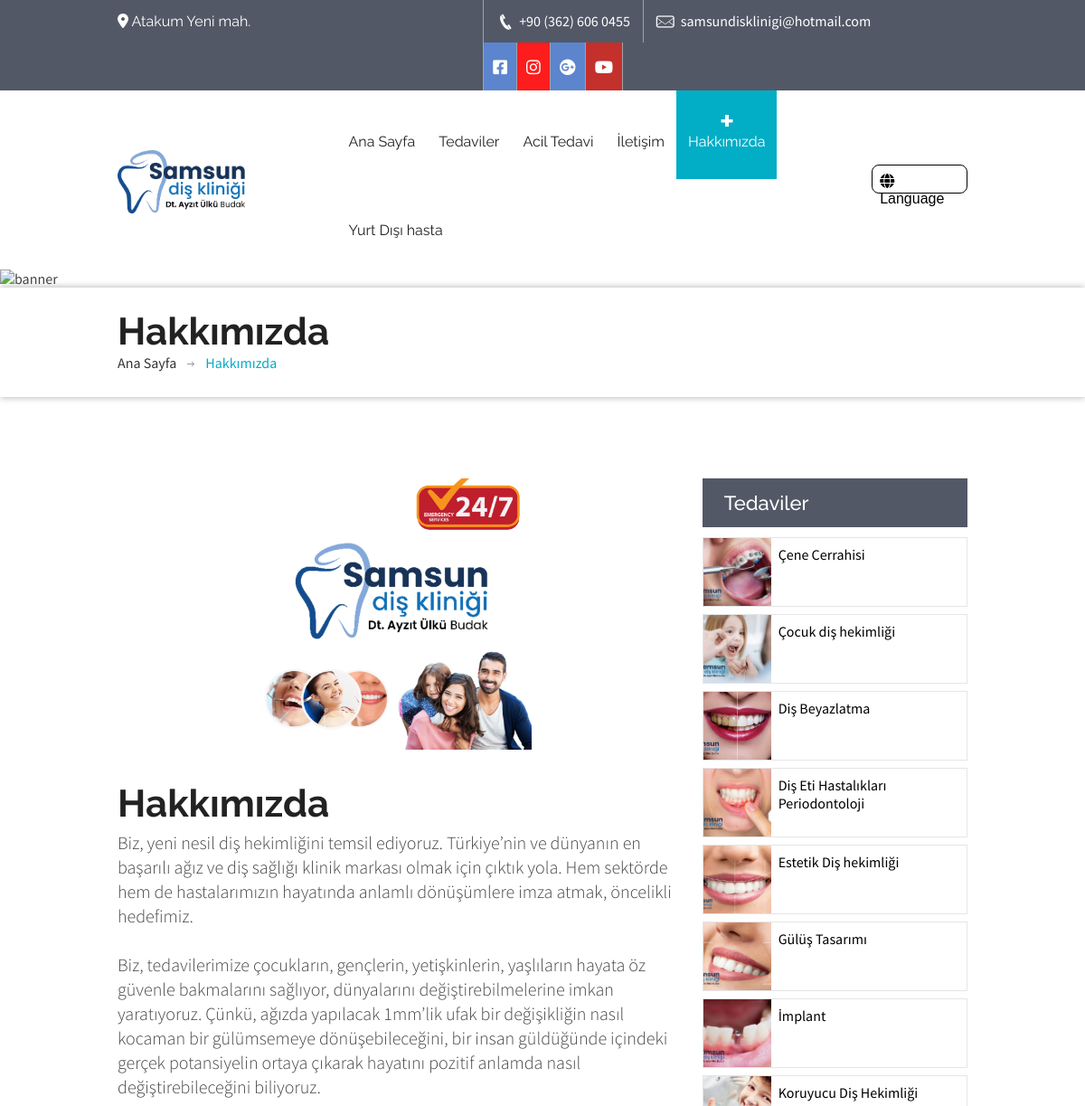
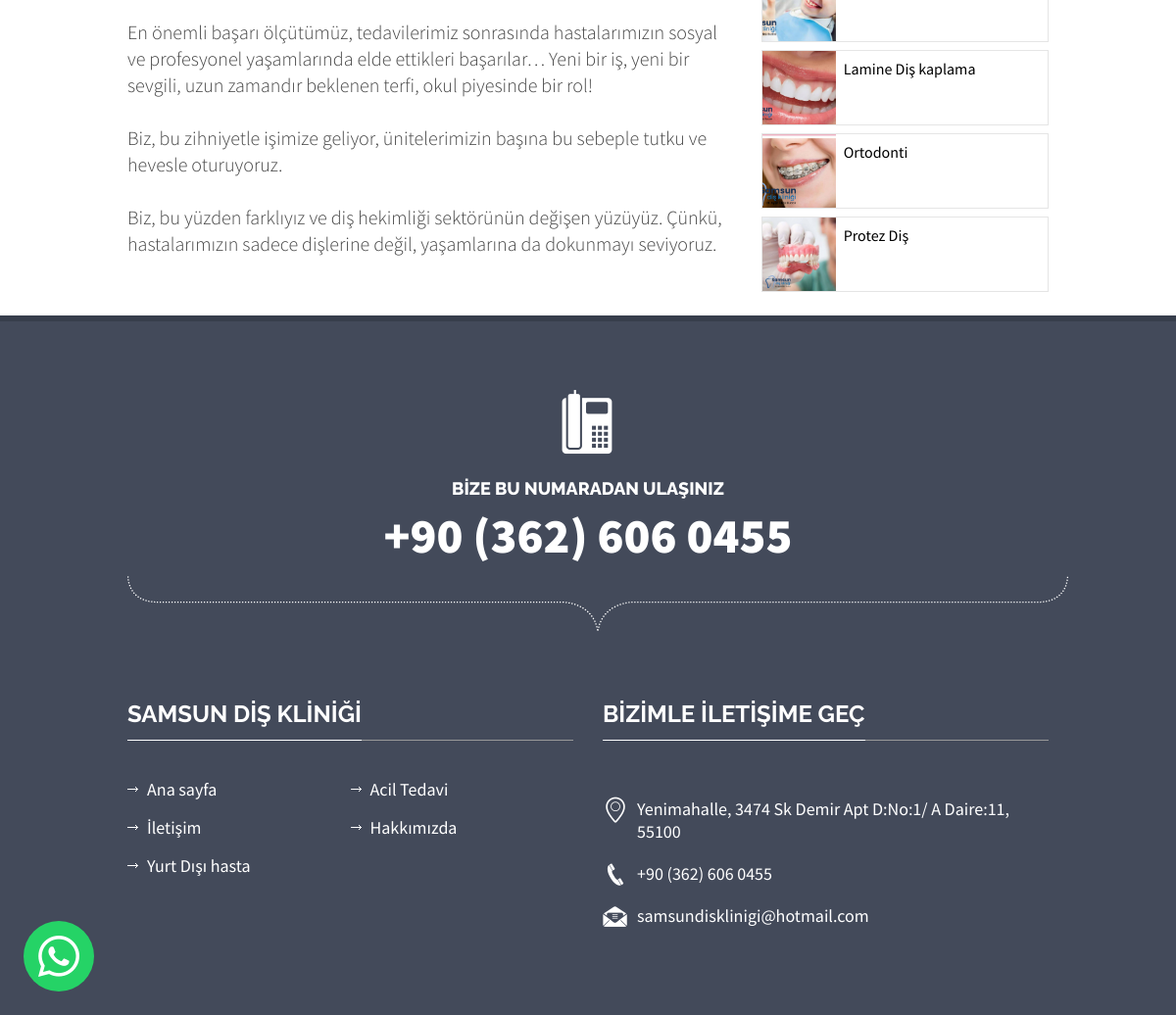
Screenshot of /hakkimizda/ with the database file from the repository (2 pictures, top to bottom).
### clinic/models.py (models this page shows, shortened)
class Media(models.Model):
    name = models.CharField(max_length=25)
    icon_markdown = models.CharField(max_length=250)
    hex_icon_color = models.CharField(max_length=10,default="#5c85ce")
    link = models.TextField()

class CustomPage(models.Model):
    menu_name = models.CharField(max_length=50)
    title = models.CharField(max_length=50)
    slug = models.SlugField(max_length=250,unique=True)
    content = models.TextField()
    image = models.ImageField(upload_to='custom_pages/images')
    show_image = models.BooleanField(default=True)
    banner = models.ImageField(upload_to='custom_pages/banners',null=True,blank=True)
    show_banner = models.BooleanField(default=False)
    show_services_sidebar = models.BooleanField(default=True)
    show_in_header = models.BooleanField()
    show_in_footer = models.BooleanField()
    def get_absolute_url(self):
        return reverse('clinic:custom_page',args=[
            self.slug
        ])

class Service(models.Model):
    title = models.CharField(max_length=50)
    slug = models.SlugField(max_length=250,unique=True,null=True,blank=True)
    content = models.TextField()
    image = models.ImageField(upload_to='service')
    icon = models.ImageField(upload_to='service_icons',blank=True,null=True)
    def get_absolute_url(self):
        return reverse('clinic:service_detail',args=[
            self.slug
        ])

### clinic/views.py (the view)
# urls.py: path('<str:slug>/',views.custom_page,name='custom_page'),
def custom_page(request,slug):
	page = CustomPage.objects.get(slug=slug)
	return render(request,'clinic/custom_page.html',{
		'page':page
	})

### clinic/templatetags/clinic_tags.py (called while the page is built)
@register.filter(name='markdown')
def markdown_format(text):
	return mark_safe(markdown.markdown(text))

@register.filter(name='get_const')
def get_const(const_name):
	return consts.__dict__.get(const_name,None)

@register.inclusion_tag('clinic/component/header_pages.html')
def show_header_pages(page):
	pages = CustomPage.objects.all().filter(show_in_header=True)
	return {
		'header_pages':pages,
		'current_page':page
	}

@register.inclusion_tag('clinic/component/header_services.html')
def show_header_services():
	services = Service.objects.all()
	return {
		'services':services
	}

@register.inclusion_tag('clinic/component/footer_pages.html')
def show_footer_pages():
	pages = CustomPage.objects.all().filter(show_in_footer=True)
	return {
		'footer_pages': pages,
	}

@register.inclusion_tag('clinic/component/services_sidebar.html')
def show_services_sidebar(services=None):
	if not services:
		services = Service.objects.all()
	return {
		'services':services,
	}

@register.inclusion_tag('clinic/component/media.html')
def show_media():
	media = Media.objects.all()
	return {
		'media':media
	}

### templates/clinic/custom_page.html (shortened to what this page needs)
{% extends '../origin/base.html' %}
{% load static %}
{% load clinic_tags %}
{% block content %}
{% if page.show_banner %}
   <div class="sub-banner">
         <img
            class="banner-img"
            style="height: 200px;object-fit: cover;"
            src="
               {% if not page.banner %}
                  {% static 'images/sub-banner.jpg' %}
               {% else %}
                  {{page.banner.url}}
               {% endif %}
            "
            alt="banner">
      <div class="detail">
         <div class="container">
            <div class="row">
               <div class="col-md-12">
                  <div class="paging">
                     <h2>{{ page.menu_name }}</h2>
                     <ul>
                        <li><a href="/">Ana Sayfa</a></li>
                        <li><a>{{ page.menu_name }}</a></li>
                     </ul>
                  </div>
               </div>
            </div>
         </div>
      </div>
   </div>
{% endif %}
<div class="content">
   <div {% if not page.show_banner and not page.show_services_sidebar %}style="padding-top: 0"{% endif %} class="news-posts">
      <div class="container" style="margin-bottom: 1em;">
         <div class="row">
            <div class="col-md-{% if page.show_services_sidebar %}8{% else %}12{% endif %}">
               <div class="news-detail">
                  {% if page.show_image %}
                     <img style="height: 300px; object-fit: contain;" src="{{ page.image.url }}" alt="">
                  {% endif %}
                  <div class="detail">
                     <h3>{{ page.title|markdown }}</h3>
                     <p>
                        {{ page.content|markdown }}
                     </p>
                  </div>
               </div>
            </div>
            {% if page.show_services_sidebar %}
               {% show_services_sidebar %}
            {% endif %}
         </div>
      </div>
   </div>
</div>
{% endblock %}

### templates/clinic/component/media.html
{% load clinic_tags %}
<ul  class="social-icons">
	{% for media in media %}
		<li><a style="background: {{media.hex_icon_color}}" href="{{media.link}}" class="fb">{{media.icon_markdown|markdown}}</a></li>
	{% endfor %}
</ul>

### templates/clinic/component/header_pages.html
{% for page in header_pages %}
   <li class="{% if current_page.id == page.id and page %}item-select{% endif %}">
      <a href="{{ page.get_absolute_url }}">{{ page.menu_name }}</a>
   </li>
{% endfor %}

### templates/clinic/component/services_sidebar.html (shortened to what this page needs)
<div class="col-md-4">
   <div class="recent-posts">
      <h6 class="bar-title" style="margin-bottom: 0.5em">Tedaviler</h6>
      {% if services %}
         {% for service in services %}
            <div style="display: flex;margin-bottom: 0.5em; border: 1px solid rgba(0,0,0,0.1)">
               <a style="display: block;" href="{{ service.get_absolute_url }}"><img style="height: 75px; max-width: 75px; object-fit: cover;" src="{{ service.image.url }}" alt="service image"></a>
               <a style="padding: 0.5em;display: block; color: black !important; width: calc(100% - 75px)" href="{{ service.get_absolute_url }}" class="title">{{ service.title }}</a>
            </div>
         {% endfor %}
      {% else %}
         <p style="margin-top:1em">Şuanda mevcut tedavi yok :(</p>
      {% endif %}
   </div>
</div>

### templates/clinic/component/footer_pages.html
{% for page in footer_pages %}
	<li><a style="white-space: nowrap;" href="{{page.get_absolute_url}}">{{page.menu_name}}</a></li>
{% endfor %}

### static/css/medical-guide.css (style rules this page uses)
body { background:#fff; font-family: 'Source Sans Pro', sans-serif; color:#444444; }
* { margin:0px; padding:0px; }
h2 { font-weight: 700; font-size:42px; font-family: 'Raleway', sans-serif; color:#222222; }
h3 { text-transform:uppercase; font-weight: 300; font-size:32px; font-family: 'Raleway', sans-serif; }
h6 { font-weight: 600; font-size:22px; font-family: 'Raleway', sans-serif; }
p { font-family: 'Source Sans Pro', sans-serif; font-weight:300; font-size:20px; line-height: 27px; }
a { text-decoration:none; }
li { list-style:none; }
a { transition: background-color 0.5s ease; }
img { width:100%; }
.top-bar .get-touch ul { float:left; }
.top-bar .get-touch li { float:left; border-left: solid 1px #9fa3aa; }
.top-bar .get-touch li:last-child { border-right: none; }
.top-bar .social-icons li:last-child { border-right: solid 1px #9fa3aa; }
.top-bar .get-touch li a { color: #fff; padding: 13px 14px; float: left; }
.top-bar .get-touch li i { font-size:18px; }
.top-bar .get-touch .social-icons { float:left; }
.top-bar .get-touch .social-icons li a { padding:13px 10px; }
.header .nav li { float:left; padding: 11px 0; }
.header .nav li a { color:#333; font-family: 'Raleway', sans-serif; font-size: 16px; padding:12px 24px !important; }
.header .nav li.item-select { color: #fff; border-radius: 5px; padding: 11px 0; }
.header .nav li.item-select a { color: #fff; padding:10px 24px; }
.header2 .nav li a { padding: 42px 20px 28px 20px; }
.header2 .nav li.item-select { border-radius: 0; padding:46px 0 32px 0; }
.header2 .nav li.item-select a { color: #fff; padding: 46px 20px 32px 20px; }
.header2 .nav li { background: none; border-radius: 0; padding:46px 0 32px 0; }
.header2 .nav li a { color: #222; padding: 46px 20px 32px 20px; }
.content { margin:0 0 0 0; }
.main-footer .useful-links ul li { background: url(../images/links-arrow-light.png) no-repeat 0 9px; margin: 0 0 16px 0; float: left; width: 50%; }
.main-footer .useful-links ul li a { color: #fff; margin: 0 0 0 20px; font-size: 18px; }
.sub-banner .banner-img { width:100%; }
.sub-banner .detail { box-shadow: 0 0 8px 0 rgba(0, 0, 0, 0.32); padding:24px 0 28px 0; }
.sub-banner .detail ul li { float: left; background: url(../images/paging-arrow.png) no-repeat right 9px; padding: 0 20px 0 0; margin: 0 12px 0 0; }
.sub-banner .detail ul li:last-child { background:none; }
.sub-banner .detail ul li a { color:#333333; }
.news-posts { padding:90px 0 0 0; }
.news-posts h6.bar-title { background: #525866; font-weight: 500; color: #fff; padding: 14px 24px; display: block; }
.news-posts .news-detail { margin: 0 0 0 0; }
.news-posts .news-detail .detail { margin:35px 0 0 0; }
.news-posts .news-detail .detail h3 { color: #222222; font-weight: 600; text-transform: none; margin: 12px 0 0 0; }
.news-posts .news-detail .detail p { margin:5px 0 0 0; }
ul.resp-tabs-list, p { margin: 0px;padding: 0px; }

### static/css/default-color.css (style rules this page uses)
.header .nav li.item-select { background: #02adc6; }
.header2 .nav li.item-select { background: #02adc6 url(../images/navi-plus.png) no-repeat 50% 32%; }
.sub-banner .detail ul li:last-child a { color:#02adc6; }

### static/css/dropmenu.css (style rules this page uses)
ul.wtf-menu li { display: block; position: relative; }

### static/css/custom.css (style rules this page uses)
body { top: 0px !important; }

### rows the page displays
CustomPage: menu_name "Acil Tedavi"
CustomPage: menu_name "İletişim"
CustomPage: menu_name "Hakkımızda", image (picture), title "Hakkımızda", content "Biz, yeni nesil diş hekimliğini temsil ediyoruz. Türkiye’nin ve dünyanın en başarılı ağız ve diş sağlığı klinik markası olmak için çıktık yola. Hem sektörde hem de hastalarımızın hayatında anlamlı dönüşümlere imza atmak, öncelikli hedefimiz. Biz, tedavilerimize çocukların, gençlerin, yetişkinlerin, yaşlıların hayata öz güvenle bakmalarını sağlıyor, dünyalarını değiştirebilmelerine imkan yaratıyoruz. Çünkü, ağızda yapılacak 1mm’lik ufak bir değişikliğin nasıl kocaman bir gülümsemeye dönüşebileceğini, bir insan güldüğünde içindeki gerçek potansiyelin ortaya çıkarak hayatını pozitif anlamda nasıl değiştirebileceğini biliyoruz. En önemli başarı ölçütümüz, tedavilerimiz sonrasında hastalarımızın…"
CustomPage: menu_name "Yurt Dışı hasta"
Service: image (picture), title "Çene Cerrahisi"
Service: image (picture), title "Çocuk diş hekimliği"
Service: image (picture), title "Diş Beyazlatma"
Service: image (picture), title "Diş Eti Hastalıkları Periodontoloji"
Service: image (picture), title "Estetik Diş hekimliği"
Service: image (picture), title "Gülüş Tasarımı"
Service: image (picture), title "İmplant"
Service: image (picture), title "Koruyucu Diş Hekimliği"
Service: image (picture), title "Lamine Diş kaplama"
Service: image (picture), title "Ortodonti"
Service: image (picture), title "Protez Diş"

### other values shown
{{ 'PHONE'|get_const }} "+90 (362) 606 0455"
{{ 'MAIL'|get_const }} "samsundisklinigi@hotmail.com"
{{ 'ADDRESS'|get_const }} "Yenimahalle, 3474 Sk Demir Apt D:No:1/ A Daire:11, 55100"
